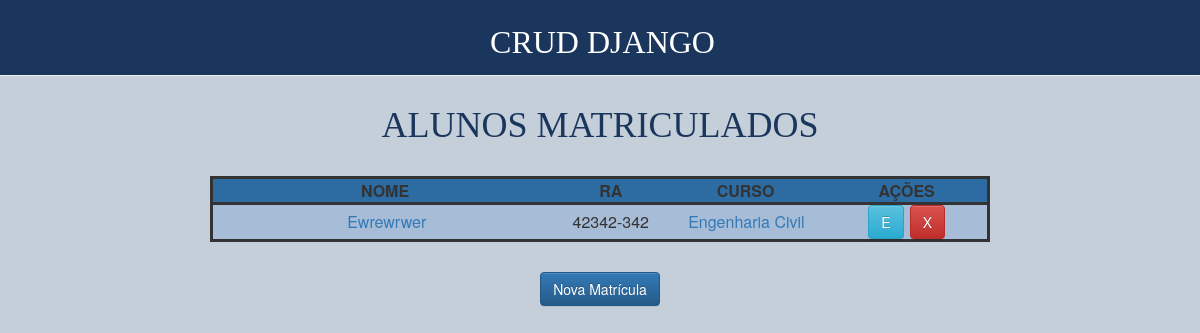
Page /listarMatriculados/ on the committed database.
### matriculas/models.py (models this page shows, shortened)
class Matricula(models.Model):
    nome = models.CharField(max_length=100)
    cpf = cpffield.CPFField('CPF', max_length=14, unique=True)
    ra = models.CharField('RA', unique=True, max_length=9)
    curso = models.ForeignKey(Curso, on_delete=models.CASCADE, default=None)
    dt_criacao = models.DateTimeField(auto_now_add=True)
    observacoes = models.TextField('Observações', null=True, blank=True)

class Curso(models.Model):
    descricao = models.CharField(max_length=100)
    materias = models.ManyToManyField(Materia)

### matriculas/views.py (the view)
# urls.py: path('listarMatriculados/', listarMatriculados, name='url_lista'),
def listarMatriculados(request):
    data = {}
    data['matriculas'] = Matricula.objects.all()
    return render(request, 'matriculas/listarMatriculados.html', data)

### matriculas/templates/matriculas/listarMatriculados.html (shortened to what this page needs)
{% load static %}
<html>
<head>
    <link rel="stylesheet" href="//maxcdn.bootstrapcdn.com/bootstrap/3.2.0/css/bootstrap.min.css">
    <link rel="stylesheet" href="//maxcdn.bootstrapcdn.com/bootstrap/3.2.0/css/bootstrap-theme.min.css">
    <link rel="stylesheet" href="{% static 'css/crud.css' %}">
</head>
<body class="ground">
<div class="page-header">
    <h1>CRUD DJANGO</h1>
</div>
<h1 style="color: #1B365D; margin-top: 3rem;">ALUNOS MATRICULADOS</h1>
<div style="margin-top: 3rem" align="center">
    {% if matriculas|length > 0%}
    <table style="border: solid; 1px; ">
        <tr style="background-color: #2d6ca2">
            <th style="width: 15%; text-align: center;">NOME</th>
            <th style="width: 10%; text-align: center;">RA</th>
            <th style="width: 15%; text-align: center;">CURSO</th>
            <th style="width: 15%; text-align: center;">AÇÕES</th>
        </tr>
        {% for matricula in matriculas %}
        <tr style="background-color: #A7BCD6; border: solid; 1px;">
            <td width="32%" style=" text-align: center;">
                <a style="margin-left: 1%"
                   href="{% url 'url_aluno' matricula.cpf%}">{{ matricula.nome | title | truncatechars:28 }}</a>
            </td>
            <td style="text-align: center;">{{ matricula.ra }}</td>
            <td style="text-align: center;"><a style="margin-left: 1%"
                   href="{% url 'url_curso' matricula.id %}">{{ matricula.curso.descricao }}</a></td>
            <td style="text-align: center; width: 12%">
                <a type="button" class="btn btn-info" href="{% url 'url_editar' matricula.id%}">E</a>
                <a style="margin-left: 1%" type="button" class="btn btn-danger" id='linkButton' href="{% url 'url_deletar' matricula.id%}" onclick="return confirm('Você tem certeza que deseja excluir esse registro?')">X</a>
            </td>
        </tr>
        {% endfor %}
    </table>
    {% else %}
    <div style="margin-top: 12rem">
        <span style="color: red; margin-top: 3rem;">AINDA NÃO EXISTEM REGISTROS DE MATRÍCULAS NO SISTEMA</span>
    </div>
    <div style="margin-top: 12rem">
    </div>
    {% endif %}
    <div style="margin-top: 3rem" align="center">
        <a class="btn btn-primary" href="{% url 'url_cadastro' %}">Nova Matrícula</a>
    </div>
</div>
</body>
</html>
<link href="https://cdnjs.cloudflare.com/ajax/libs/toastr.js/2.0.1/css/toastr.css" rel="stylesheet"/>

### matriculas/static/css/crud.css (style rules this page uses)
h1, h2 { text-align: center; color: white; font-family: 'Permanent Marker', cursive; }
.ground { background-color : #C5CFDA; }
.page-header { background-color: #1B365D; margin-top: 0; padding: 5px 5px 5px 10px; }
.page-header h1, .page-header h1 a, .page-header h1 a:visited, .page-header h1 a:active { color: #ffffff; font-size: 24pt; text-decoration: none; }
h1, h2, h3, h4 { font-family: 'Lobster', cursive; }

### rows in the picture
Matricula: nome "Ewrewrwer", ra "42342-342", curso.descricao "Engenharia Civil"
